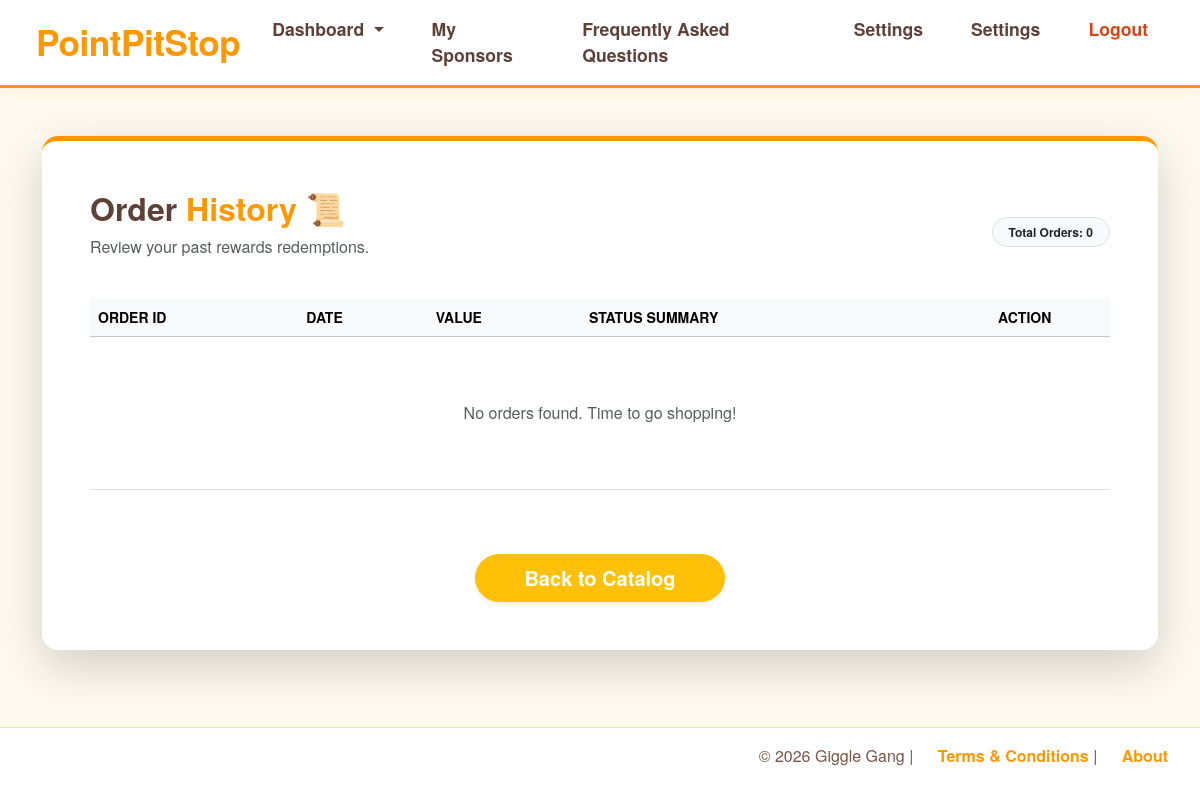
The app's page /driver/driver_order_history (signed in), older data.
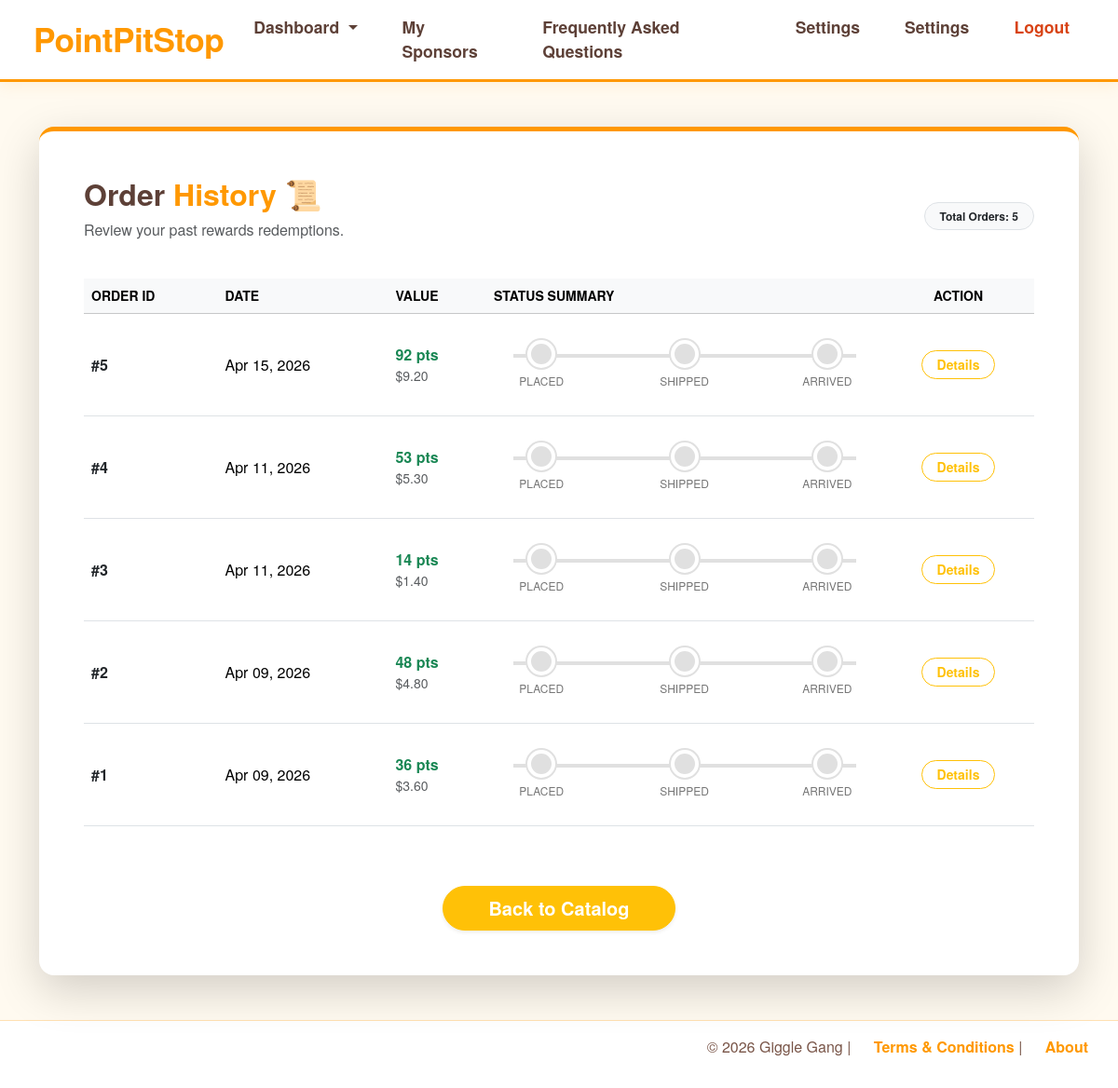
The same page, newer data.
### models.py (models this page shows)
class Order(db.Model):
    __tablename__ = "orders"
    items = db.relationship('Order_Items', backref='order', lazy=True)
    order_id = db.Column(db.Integer, primary_key=True, unique=True, nullable=False)
    date = db.Column(db.DateTime, nullable=False, default=datetime.now)
    user_id = db.Column(db.Integer,db.ForeignKey('users.id'),nullable=False)
    org_id = db.Column(db.Integer,db.ForeignKey('sponsor_companies.id'),nullable=False)
    dollar_price = db.Column(db.DECIMAL(10,2),nullable=False)
    point_price = db.Column(db.Integer ,nullable=False)
    status = db.relationship("OrderStatus",back_populates="order",cascade="all,delete-orphan",uselist=False)

### routes/driver.py (the view)
@driver_bp.route("/driver_order_history")
def driver_order_history():
    orders = Order.query.filter_by(user_id=current_user.id).order_by(Order.date.desc()).all()
    return render_template("driver/driver_order_history.html", orders=orders, profile=g.profile)

### app.py (called while the page is built)
@login_manager.user_loader
def load_user(user_id):
    return db.session.get(Users, int(user_id))

### routes/driver.py (called while the page is built)
@driver_bp.before_request
def restrict_to_driver():
    if not current_user.is_authenticated:
        flash("Please log in to access this page.", "warning")
        return redirect(url_for('auth.handle_login'))
    if current_user.role != "driver" and current_user.role != "admin":
        flash("Access denied: Drivers only.", "danger")
        return redirect(url_for('auth.handle_login'))
    if current_user.role == "admin":
        return None
    if not g.profile:
        flash("Driver profile not found. Please contact an admin.", "danger")
        return redirect(url_for('auth.logout'))

### templates/driver/driver_order_history.html (shortened to what this page needs)
{% extends "base.html" %}
{% block body %}
<div class="container py-5">
    <div class="card shadow-lg rounded-4 border-0 p-5" style="border-top: 5px solid #ff9800 !important;">
        <div class="mb-4 d-flex justify-content-between align-items-center">
            <div>
                <h2 style="color: #5d4037; font-weight: 700;">Order <span style="color: #ff9800;">History</span> 📜</h2>
                <p class="text-muted">Review your past rewards redemptions.</p>
            </div>
            <span class="badge bg-light text-dark border rounded-pill px-3 py-2">
                Total Orders: {{ orders | length }}
            </span>
        </div>
        <div class="table-responsive">
            <table class="table table-hover align-middle" aria-label="Order History Table">
                <thead class="table-light">
                    <tr class="small text-uppercase text-muted">
                        <th scope="col">Order ID</th>
                        <th scope="col">Date</th>
                        <th scope="col">Value</th>
                        <th scope="col">Status Summary</th>
                        <th scope="col" class="text-center">Action</th>
                    </tr>
                </thead>
                <tbody>
                    {% for order in orders %}
                    <tr>
                        <td class="fw-bold text-dark">#{{ order.order_id }}</td>
                        <td>{{ order.date.strftime('%b %d, %Y') }}</td>
                        <td>
                            <div class="fw-bold text-success">{{ order.point_price }} pts</div>
                            <div class="small text-muted">${{ "{:,.2f}".format(order.dollar_price) }}</div>
                        </td>
                        <td style="min-width: 250px;">
                            {% set s = order.status | lower %}
                            <div class="status-line" aria-label="Current status: {{ s }}">
                                <div class="status-step {{ 'step-active' if s in ['ordered', 'shipping', 'arrived', 'completed'] }}">
                                    <div class="status-dot"></div>
                                    <div class="status-text">Placed</div>
                                </div>
                                <div class="status-step {{ 'step-active' if s in ['shipping', 'arrived', 'completed'] }}">
                                    <div class="status-dot"></div>
                                    <div class="status-text">Shipped</div>
                                </div>
                                <div class="status-step {{ 'step-active' if s in ['arrived', 'completed'] }}">
                                    <div class="status-dot"></div>
                                    <div class="status-text">Arrived</div>
                                </div>
                            </div>
                        </td>
                        <td class="text-center">
                            <button class="btn btn-sm btn-outline-warning rounded-pill px-3 fw-bold"
                                    type="button"
                                    data-bs-toggle="collapse"
                                    data-bs-target="#items-{{ order.order_id }}"
                                    aria-expanded="false"
                                    aria-controls="items-{{ order.order_id }}">
                                Details
                            </button>
                        </td>
                    </tr>
                    {% else %}
                    <tr>
                        <td colspan="5" class="text-center py-5">
                            <p class="mt-3 text-muted">No orders found. Time to go shopping!</p>
                        </td>
                    </tr>
                    {% endfor %}
                </tbody>
            </table>
        </div>
        <div class="text-center mt-5">
            <a href="{{ url_for('driver.driver_catalog') }}" class="btn btn-warning btn-lg rounded-pill fw-bold text-white px-5 shadow-sm">
                Back to Catalog
            </a>
        </div>
    </div>
</div>
{% endblock %}

### templates/base.html (shortened to what this page needs)
<!DOCTYPE html>
<html lang="en">
<head>
    <link rel="stylesheet" href="{{ url_for('static', filename='css/bootstrap.min.css') }}">
    <link rel="stylesheet" href="{{ url_for('static', filename='css/style.css') }}">
</head>
<body>
    {% include "partials/header.html"%}
    <main class="main-content">
    {% block body %}{% endblock %}
    </main>
    {% include "partials/footer.html" %}
</body>
</html>

### templates/partials/header.html (shortened to what this page needs)
<header class="site-header">
    <nav class="navbar navbar-expand-lg">
        <div class="header-container container-fluid">
            {% if current_user.is_authenticated %}
            <a class="navbar-brand" href="{{ url_for('dashboard') }}">
                <h1>PointPitStop</h1>
            </a>
            {% else %}
            <a class="navbar-brand" href="/">
                <h1>PointPitStop</h1>
            </a>
            {% endif %}
            <div class="collapse navbar-collapse" id="mainNavbarContent">
                {% if current_user.is_authenticated %}
                    <ul class="navbar-nav mx-auto">
                        {% if current_user.role == 'driver' %}
                            <li class="nav-item dropdown">
                                <a class="nav-link dropdown-toggle" href="#" id="driversDropdown" role="button" data-bs-toggle="dropdown" aria-expanded="false">
                                    Dashboard
                                </a>
                            </li>
                            <li class="nav-item">
                                <a class="nav-link" href="{{ url_for('driver.mysponsors') }}">My Sponsors</a>
                            </li>
                            <li class="nav-item">
                                <a class="nav-link" href="{{ url_for('driver.faq') }}">Frequently Asked Questions</a>
                            </li>
                            <li class="nav-item">
                                <a class="nav-link" href="{{ url_for('driver.driver_settings') }}">Settings</a>
                            </li>
                        {% endif %}
                        <li class="nav-item">
                                <a class="nav-link" href="{{ url_for('admin.admin_settings') }}">Settings</a>
                        </li>
                        <li class="nav-item">
                            <a class="nav-link logout-link" href="{{ url_for('auth.handle_logout') }}">Logout</a>
                        </li>
                    </ul>
                {% endif %}
            </div>
        </div>
    </nav>
</header>

### templates/partials/footer.html
<footer class="site-footer">
    <p>
        © 2026 Giggle Gang |
        <a href="{{ url_for('terms') }}">Terms & Conditions</a> |
        <a href="{{ url_for('about') }}">About</a>
    </p>
</footer>

### static/css/style.css (style rules this page uses)
body { display: flex; flex-direction: column; font-family: 'Quicksand', 'Helvetica Neue', Helvetica, Arial, sans-serif; margin: 0; min-height: 100vh; background-color: #fffaf0; color: #5d4037; }
.main-content { flex: 1; }
.site-footer { border-top: 1px solid #ffe0b2; display: flex; justify-content: flex-end; align-items: center; box-sizing: border-box; width: 100%; background: white; padding: 1rem 2rem; color: #795548; }
.site-footer a { color: #ff9800; text-decoration: none; font-weight: 600; margin-left: 20px; transition: color 0.3s ease; }
.site-header { background-color: #ffffff; border-bottom: 3px solid #ff9800; box-shadow: 0 4px 15px rgba(255, 152, 0, 0.1); position: sticky; top: 0; z-index: 1000; }
.navbar { padding: 0.5rem 1.5rem; }
.header-container { max-width: 1400px; margin: 0 auto; }
.navbar-brand h1 { margin: 0; font-size: 2.2rem; font-weight: 700; color: #ff9800; letter-spacing: -0.5px; text-align: center; }
.navbar-nav { gap: 1rem; }
.navbar-nav .nav-link { color: #5d4037 !important; font-weight: 600; font-size: 1.1rem; padding: 0.5rem 1rem !important; border-radius: 50px; transition: all 0.3s ease; }
.navbar-nav .logout-link { color: #d84315 !important; font-weight: 700 !important; }

### templates/driver/driver_order_history.html (style rules this page uses)
.status-line { position: relative; display: flex; justify-content: space-between; margin: 20px 0; padding: 0; list-style: none; }
.status-line::before { content: ""; position: absolute; top: 15px; left: 5%; width: 90%; height: 4px; background: #e0e0e0; z-index: 1; }
.status-step { position: relative; z-index: 2; text-align: center; width: 25%; }
.status-dot { width: 30px; height: 30px; border-radius: 50%; background: #e0e0e0; margin: 0 auto 5px; border: 4px solid #fff; box-shadow: 0 0 0 2px #e0e0e0; }
.status-text { font-size: 0.75rem; color: #757575; text-transform: uppercase; }

Row changes from the older to the newer data that the page shows:
added Order: order_id "5", date "Apr 15, 2026", point_price "92", dollar_price "9.20"
added Order: order_id "4", date "Apr 11, 2026", point_price "53", dollar_price "5.30"
added Order: order_id "3", date "Apr 11, 2026", point_price "14", dollar_price "1.40"
added Order: order_id "2", date "Apr 09, 2026", point_price "48", dollar_price "4.80"
added Order: order_id "1", date "Apr 09, 2026", point_price "36", dollar_price "3.60"
Text that changed along with them:
{{ orders | length }}: "0" → "5"
text no longer shown: "No orders found. Time to go shopping!"
